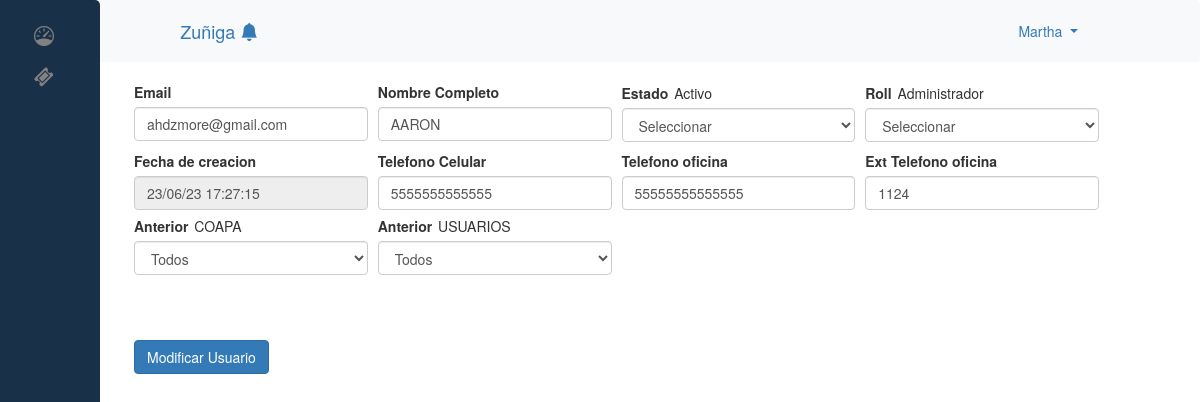
The app's page /reportes/admin/modificar_usuarios.php?id=1 (signed in) with its own data.
### tables this page shows
CREATE TABLE `usuarios` (
  `id` int(11) NOT NULL,
  `name` varchar(200) NOT NULL,
  `email` varchar(200) NOT NULL,
  `password` varchar(200) NOT NULL,
  `roll` varchar(200) NOT NULL,
  `fecha_crea` datetime NOT NULL,
  `telefono_cel` varchar(200) NOT NULL,
  `telefono_of` varchar(200) NOT NULL,
  `ext` varchar(200) NOT NULL,
  `departamento` varchar(200) NOT NULL,
  `perfil` varchar(200) NOT NULL,
  `estado` varchar(10) NOT NULL
);

### reportes/admin/modificar_usuarios.php (the view, shortened to what this page needs)
<?php include "head.php"; ?>
<?php if (@$_GET["i"]=='ok') { ?>
<center>
<h3> La informacion se genero correctamente , gracias!
  <br><br>  <div class="Reportes">
       <a href="new_usuarios.php" class="btn btn-success pull-right" style="
       margin-left: 8px;
           padding-left: 272px;
           padding-right: 255px;
       "><span class="glyphicon glyphicon-export"></span>crear mas Usuarios</a>
    </div><br><br><br>
    </h3>
</center>
<?php
} else{
?>
<?php
$servidor= "localhost";
$usuario= "root";
$password = "";
$nombreBD= "control_ticket";
$conexion = new mysqli($servidor, $usuario, $password, $nombreBD);
$conexion->set_charset('utf8');
$id = $_REQUEST['id'];
  $query = "SELECT * FROM usuarios WHERE id ='$id' ";
  $resultado = $conexion->query($query);
  $row = $resultado->fetch_assoc();
 ?>
<form id="manage_ticket" class="needs-validation" action="proceso_usuarios/modificar_usuarios.php?id=<?php echo $row['id']; ?>" enctype="multipart/form-data" method="post">
  <div class="form-row">
    <div class="col-md-3  mb-3">
      <label id="form_email" for="validationTooltip01">Email</label>
      <input type="email" class="form-control" id="validationTooltip01" placeholder="Email" name="email" value="<?php echo $row['email']; ?>" >
    </div>
    <div class="col-md-3 mb-2">
      <label id="form_name"  for="validationCustom02">  Nombre Completo  </label>
        <input type="text"   class="form-control" id="validationCustom02" placeholder="Nombre Completo" name="name" value="<?php echo $row['name']; ?>"  >
    </div>
    <div class="col-md-3 mb-2">
      <label id="form_estado"  for="validationCustom02">  Estado  </label>
      <input type="text" readonly  style="border: none;"   value="<?php
      if ($row['estado'] == 1){
        echo ("Activo");
      }else {
        echo ("Inactivo");
      }
    ?>"  >
        <select type="text" required  class="form-control" id="validationCustom02" placeholder="Estado" name="estado" >
          <option value="">Seleccionar</option>
        </select>
    </div>
    <div class="col-md-3 mb-2">
      <label id="form_roll"  for="validationCustom02">Roll</label>
      <input type="text" readonly style="border: none;"  value="<?php
      if ($row['roll'] == 1){
        echo ("Usuario");
      }else {
        echo ("Administrador");
      }
  ?>"  >
      <select type="text" required  class="form-control" id="validationCustom02" placeholder="Roll" name="roll" >
        <option value="">Seleccionar</option>
      </select>
    </div>
    <div class="col-md-3 mb-2">
      <label id="form_fecha"  for="validationCustom02">  Fecha de creacion </label>
        <?php
        $fechaActual = date('d/m/y H:i:s'); ?>
        <input type="text" readonly="readonly"   class="form-control" id="validationCustom02" placeholder="" name="fecha_crea" value="<?php echo $fechaActual ?>" >
    </div>
    <div class="col-md-3 mb-2">
      <label id="form_tel1"  for="validationCustom02">  Telefono Celular  </label>
        <input type="number"   class="form-control" id="validationCustom02" placeholder="Telefono" name="telefono_cel" value="<?php echo $row['telefono_cel']; ?>"  >
    </div>
    <div class="col-md-3 mb-2">
      <label id="form_tel2"  for="validationCustom02">  Telefono oficina  </label>
        <input type="number"   class="form-control" id="validationCustom02" placeholder="Telefono" name="telefono_of" value="<?php echo $row['telefono_of']; ?>"  >
    </div>
    <div class="col-md-3 mb-2">
      <label id="form_ext1"  for="validationCustom02">  Ext Telefono oficina  </label>
        <input type="number"   class="form-control" id="validationCustom02" placeholder="Ext" name="ext" value="<?php echo $row['ext']; ?>"  >
    </div>
    <div class="col-md-3 mb-2">
        <label id="depa _user"  >Anterior </label>  <input id="depa_user" style="border:none;" value="<?php echo $row['departamento']; ?>"  >
        <select type="text" class="form-control" id="validationCustom03" placeholder="departamento" name="departamento" required>
          <option value="">Todos</option>
        </select>
    </div>
    <div class="col-md-3 mb-2">
        <label for="perfil_user">Anterior </label> <input id="perfil_user" style="border:none;" value="<?php echo $row['perfil']; ?>"  >
        <select type="text" class="form-control" id="validationCustom03" placeholder="Perfil" name="perfil" required>
          <option required value="">Todos</option>
        </select>
    </div>
  </div>
<br><br><br>
  <button class="btn btn-primary" type="submit">Modificar Usuario</button>
</form>
<?php } ?>

### reportes/admin/css/style_dashboard.css (style rules this page uses)
body { font-family: "Lato", sans-serif; }
.mb-3, .my-3 { margin-bottom: 0rem!important; }

### reportes/admin/css/tickets.css (style rules this page uses)
label { max-width: 100%; margin-bottom: 5px; font-weight: 700; }

### reportes/admin/css/new_ticket.css (style rules this page uses)
form.needs-validation { margin-left: 134px !important; margin-right: 101px !important; }

### records on screen
usuarios: email "ahdzmore@gmail.com", name "AARON", estado "Activo", roll "Administrador", telefono_cel "5555555555555", telefono_of "55555555555555", ext "1124", departamento "COAPA", perfil "USUARIOS"

### other values on screen
$_SESSION['usr_name'] "Martha"
